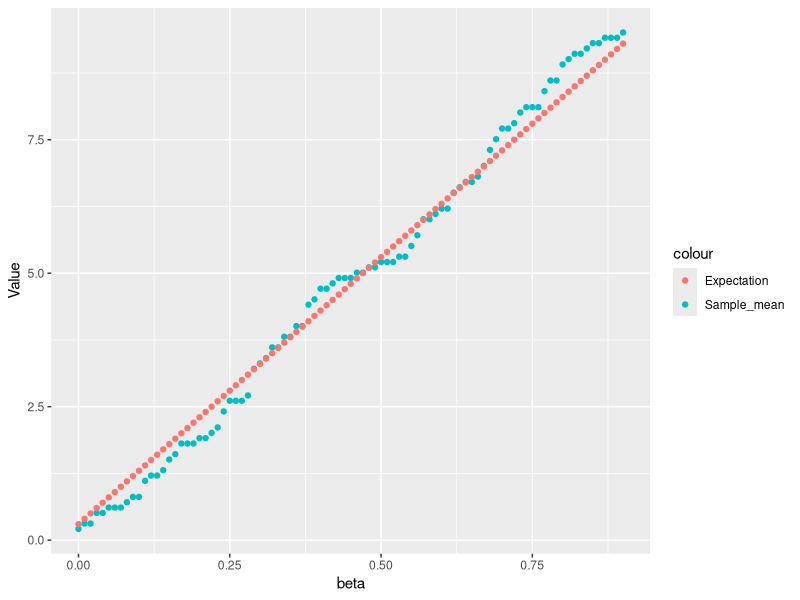

This chart was generated by the following R code:
## ---- chunk 1
knitr::opts_chunk$set(echo = TRUE)
## ---- chunk 2
library(tidyverse)

## ---- chunk 3
set.seed(0)
n <- 1000
sample_X <- data.frame(U=runif(n)) %>%
mutate(X=case_when((0<=U)&(U<0.25)~3,
                   (0.25<=U)&(U<0.5)~10,
                   (0.5<=U)&(U<=1)~0)) %>%
pull(X)

sample_X %>% head(10)
## ---- chunk 4
sample_X_0310 <- function(a, b, n){
  set.seed(0)
  sample_x_0310 <- data.frame(U = runif(n)) %>% 
    mutate(x = case_when((0<=U)&(U<a)~3,
                         (a<=U)&(U<b+a)~10,
                         (b+a<=U)&(U<=1)~0)) %>% pull(x)
  }
sample_copies <- sample_X_0310(0.25,0.25,100)
sample_copies
#sample_copies %>% head(10)
## ---- chunk 5
sample_copies <- sample_X_0310(0.5, 0.1, 10000)
Mean_of_sample <- mean(sample_copies)
expectation <- 3*0.5 + 10*0.1 + 0
print("The mean of sample is:")
Mean_of_sample
print("The E(x) in theory: ")
expectation

## ---- chunk 6
Variance_of_sample <- var(sample_copies)
Var <- 9*0.5 + 100*0.1 + 0 - expectation^2
print("The variance of sample is:")
Variance_of_sample
print("The E(x) in theory: ")
Var
## ---- chunk 7
beta = seq(0, 0.9, 0.01)

beta_data <- data.frame(beta) %>% mutate(Samples = map(.x = beta, ~sample_X_0310(0.1, .x, 100))) %>% mutate(Sample_mean = map_dbl(Samples, mean)) %>% mutate(Expectation = map_dbl(.x = beta, ~(0.3 + .x*10)))
beta_data %>% head(10)
## ---- chunk 8
beta_data %>% ggplot(aes(x=beta)) + labs(x="beta", y="Value") + 
  geom_point(aes(y = Sample_mean, color="Sample_mean")) + 
  geom_point(aes(y = Expectation, color="Expectation"))


